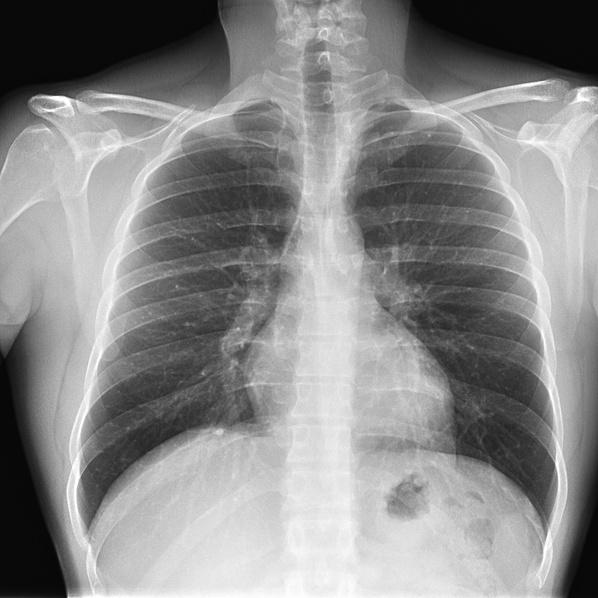
#> input picture radiografia.jpg, 598 x 598 px, shrunk from 2022 x 2022 before the run
$ jupyter execute --allow-errors Radiografia_VA_VERSION_FINAL.ipynb
#> lines starting #> are read from the running program, lines starting #| are printed output that depends on the picture; after the words box and inside, x2 and y2 are one past the last pixel; in counts of white or black regions, pixels touching at a corner belong together
[cell 1]
import matplotlib.pyplot as plt
import numpy as np
from skimage import io, morphology
from skimage.morphology import disk
from skimage.filters import gaussian, threshold_otsu  # Filtro Gaussiano y Otsu

# Cargar la imagen en escala de grises
image = io.imread('radiografia.jpg', as_gray=True)
#> image is the input picture: shape (598, 598); min 5, max 255, mean 137.3

# Aplicar un filtro Gaussiano para suavizar la imagen
image_gaussian = gaussian(image, sigma=3, preserve_range=True)  # Suavizado con filtro Gaussiano

# Umbrales automáticos (Otsu) para cada caso
threshold_orig = threshold_otsu(image)
#> threshold_orig = 128
threshold_gauss = threshold_otsu(image_gaussian)
#> threshold_gauss = 126.9

# Binarización usando umbral Otsu
binary_without_gaussian = image > threshold_orig
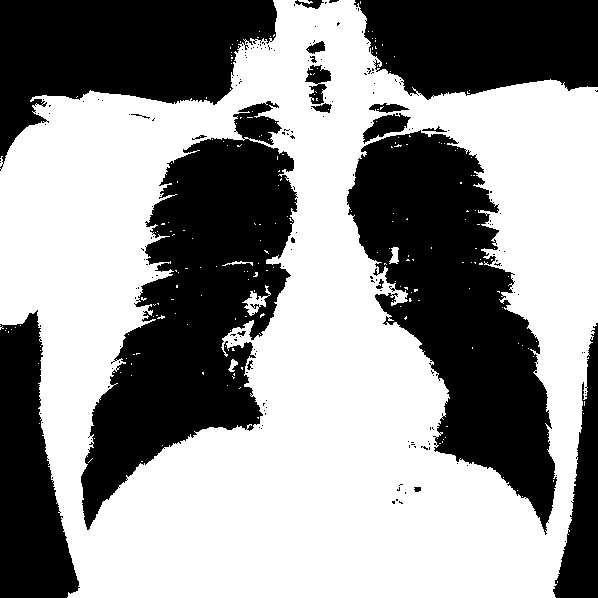
#> binary_without_gaussian: shape (598, 598) bool; 57.4% white; 184 black regions (163 under 20 px), largest, box (x1, y1, x2, y2) and area: (81, 101, 298, 530) 42926, (347, 130, 557, 535) 40268, (0, 0, 277, 171) 26075
binary_with_gaussian = image_gaussian > threshold_gauss
#> binary_with_gaussian: shape (598, 598) bool; 58.2% white; 9 black regions, largest, box (x1, y1, x2, y2) and area: (82, 104, 296, 526) 42660, (348, 104, 554, 524) 40816, (0, 0, 275, 156) 25577

# Aplicar dilatación seguida de erosión
dilation_result = morphology.dilation(binary_with_gaussian, footprint=disk(10))  # Dilatación
#> dilation_result: shape (598, 598) bool; 68.7% white; 6 black regions, box (x1, y1, x2, y2) and area: (92, 118, 286, 501) 29970, (358, 123, 544, 503) 29354, (0, 0, 265, 139) 21775, (367, 0, 598, 87) 16526, (0, 331, 68, 598) 11220, (565, 372, 598, 598) 3250
final_result = morphology.erosion(dilation_result, footprint=disk(18))  # Erosión
#> final_result: shape (598, 598) bool; 51.4% white; 6 black regions, box (x1, y1, x2, y2) and area: (74, 100, 304, 519) 50427, (340, 105, 562, 521) 48453, (0, 0, 283, 157) 28560, (349, 0, 598, 105) 21902, (0, 313, 86, 598) 16888, (547, 354, 598, 598) 7583

# Mostrar las imágenes lado a lado
fig, ax = plt.subplots(1, 6, figsize=(24, 10))

# Imagen original
ax[0].imshow(image, cmap='gray')
ax[0].set_title("Imagen Original")
ax[0].axis('off')

# Imagen después del filtro Gaussiano
ax[1].imshow(image_gaussian, cmap='gray')
ax[1].set_title("Filtro Gaussiano")
ax[1].axis('off')

# Imagen binarizada sin filtro Gaussiano
ax[2].imshow(binary_without_gaussian, cmap='gray')
ax[2].set_title("Binarización sin Gaussiano (Otsu)")
ax[2].axis('off')

# Imagen binarizada con filtro Gaussiano
ax[3].imshow(binary_with_gaussian, cmap='gray')
ax[3].set_title("Binarización con Gaussiano (Otsu)")
ax[3].axis('off')

# Imagen tras la dilatación
ax[4].imshow(dilation_result, cmap='gray')
ax[4].set_title("Tras Dilatación")
ax[4].axis('off')

# Imagen final tras dilatación y erosión
ax[5].imshow(final_result, cmap='gray')
ax[5].set_title("Tras Erosión")
ax[5].axis('off')

plt.tight_layout()
plt.show()

[cell 2]
from skimage.filters import gaussian

# Cargar la imagen desde el archivo subido
image = io.imread('celula.jpeg')
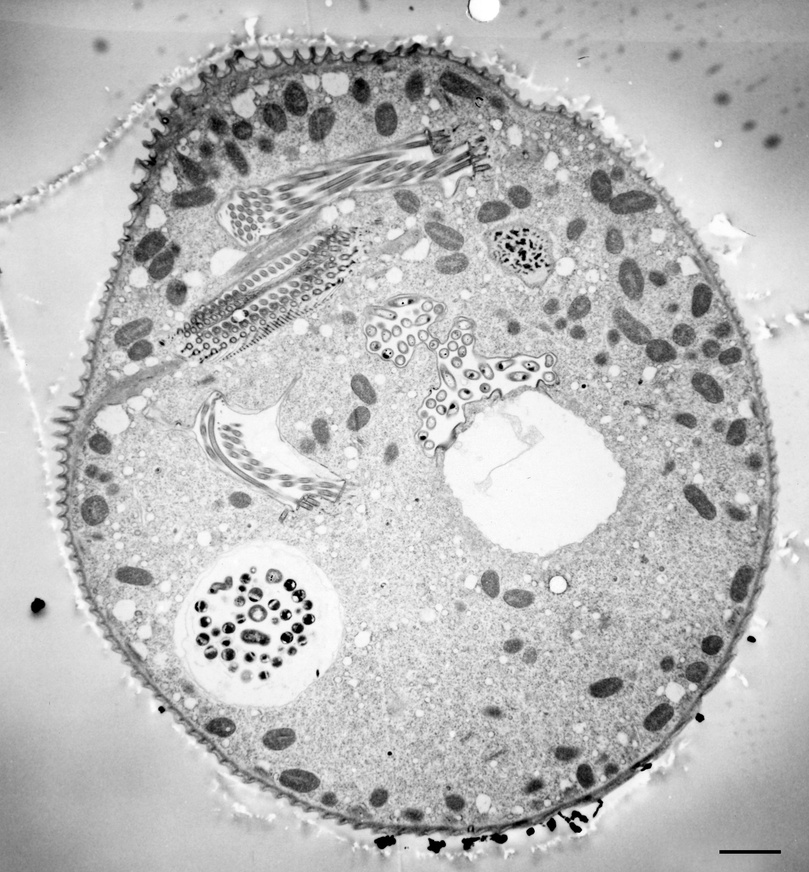
#> input picture celula.jpeg, 809 x 872 px, shrunk from 2737 x 2952 before the run
#> image is the input picture: shape (872, 809, 3); min 0, max 255, mean 186.1

# Aplicar un filtro Gaussiano para suavizar la imagen
image_gaussian = gaussian(image, sigma=3, preserve_range=True)  # Suavizado con filtro Gaussiano
#> image_gaussian: shape (872, 809, 3) float64


# Crear una figura con dos subgráficos horizontales
fig, ax = plt.subplots(1, 2, figsize=(12, 6))

# Histograma de la imagen original a la izquierda
ax[0].hist(image.ravel(), bins=256, color='gray', alpha=0.7)
ax[0].set_title("Histograma de la Imagen Original", fontsize=16)
ax[0].set_xlabel("Intensidad de píxeles", fontsize=14)
ax[0].set_ylabel("Frecuencia", fontsize=14)
ax[0].tick_params(axis='both', labelsize=12)

# Histograma de la imagen suavizada con filtro Gaussiano a la derecha
ax[1].hist(image_gaussian.ravel(), bins=256, color='gray', alpha=0.7)
ax[1].set_title("Histograma de la Imagen Suavizada (Gaussiano)", fontsize=16)
ax[1].set_xlabel("Intensidad de píxeles", fontsize=14)
ax[1].set_ylabel("Frecuencia", fontsize=14)
ax[1].tick_params(axis='both', labelsize=12)

# Ajustar diseño para mejor visualización
plt.tight_layout()
plt.show()
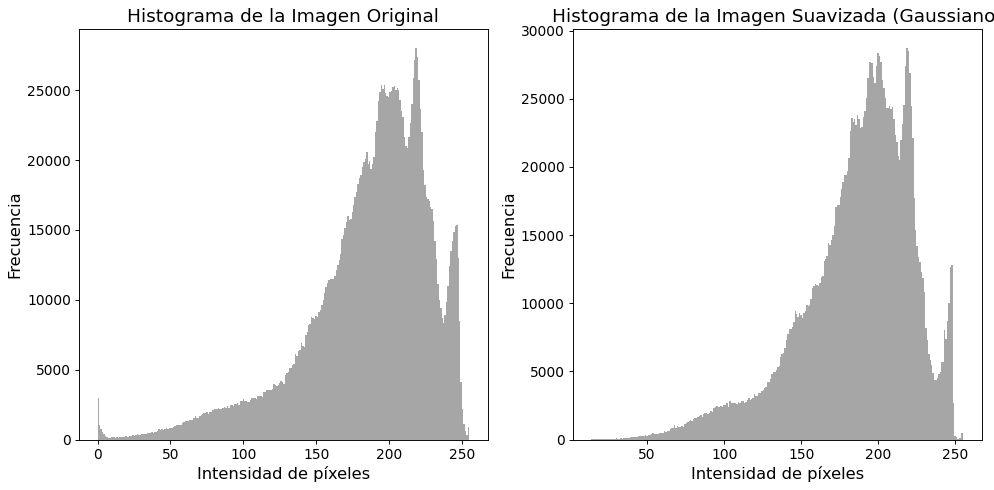
#> figure drawn by matplotlib, 2 panels; panel 1: tallest bar 28002 high, from x = 218.1 to 219.1; panel 2: tallest bar 28695 high, from x = 218.2 to 219.2

[cell 3]
import matplotlib.pyplot as plt
import numpy as np
from skimage import io, morphology
from skimage.morphology import disk
from skimage.filters import gaussian, threshold_otsu  # Filtro Gaussiano y Otsu

# Cargar la imagen en escala de grises
image = io.imread('celula.jpeg', as_gray=True)
#> image: shape (872, 809) float64; min 0, max 1, mean 0.73

# Aplicar un filtro Gaussiano para suavizar la imagen
image_gaussian = gaussian(image, sigma=3, preserve_range=True)  # Suavizado con filtro Gaussiano
#> image_gaussian: shape (872, 809) float64

# Umbrales automáticos (Otsu)
threshold_orig = threshold_otsu(image)
#> threshold_orig = 0.65
threshold_gauss = threshold_otsu(image_gaussian)
#> threshold_gauss = 0.673

# Binarización
binary_without_gaussian = image > threshold_orig
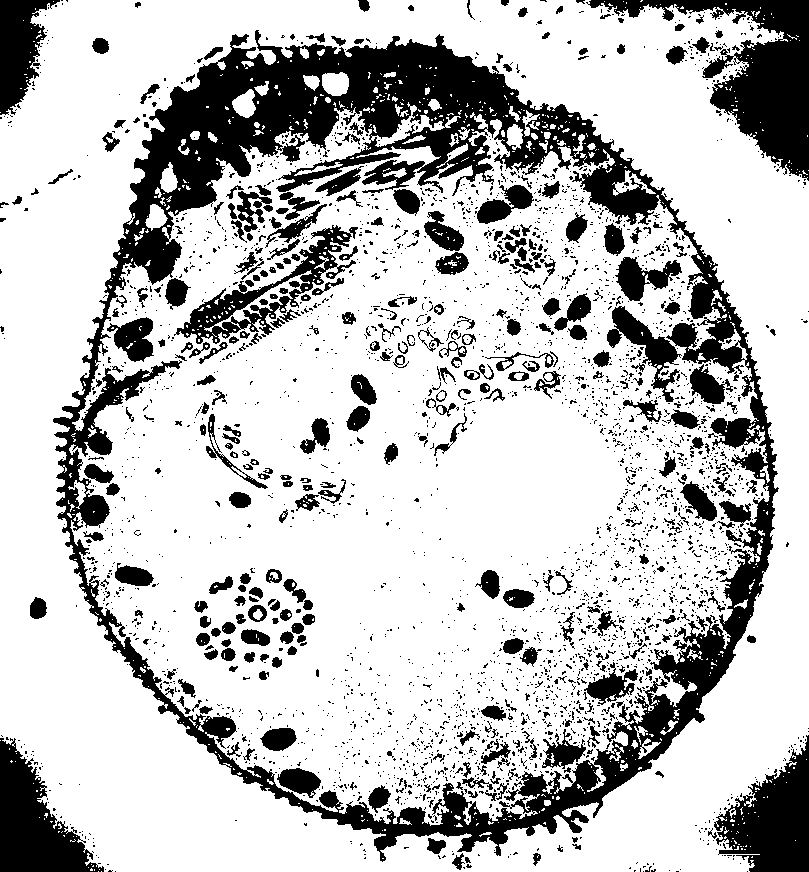
#> binary_without_gaussian: shape (872, 809) bool; 75.5% white; 3321 black regions (2939 under 20 px), largest, box (x1, y1, x2, y2) and area: (53, 30, 779, 862) 82185, (586, 0, 809, 181) 12870, (714, 735, 809, 872) 7281
binary_with_gaussian = image_gaussian > threshold_gauss
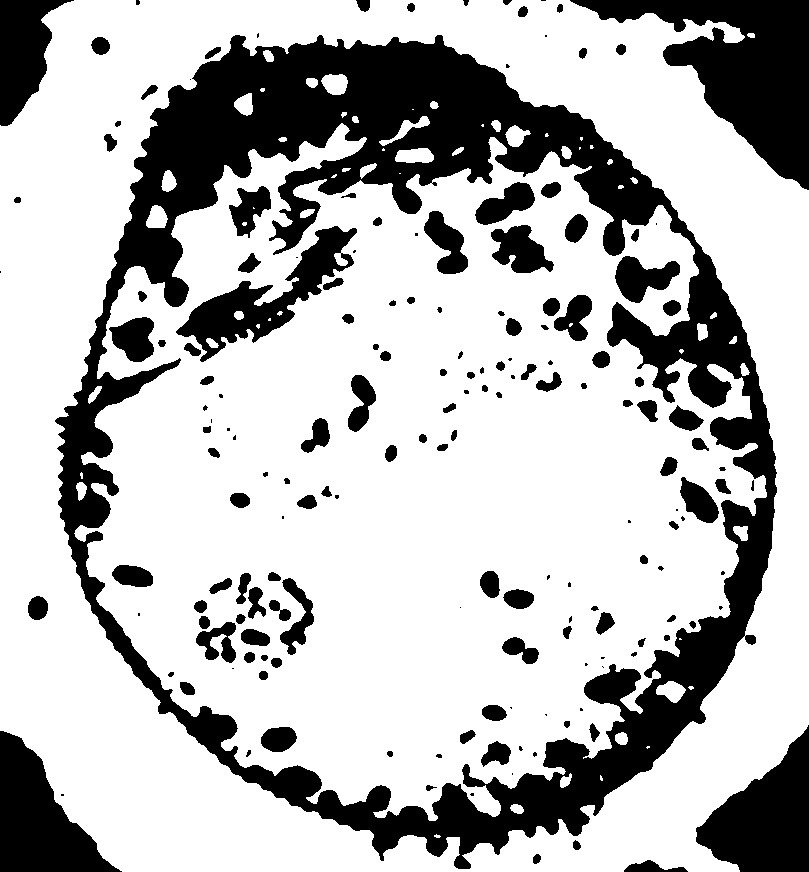
#> binary_with_gaussian: shape (872, 809) bool; 72.3% white; 174 black regions (45 under 20 px), largest, box (x1, y1, x2, y2) and area: (55, 35, 777, 869) 116535, (570, 0, 809, 190) 18604, (696, 725, 809, 872) 9594

# Aplicar dilatación seguida de erosión
dilation_result = morphology.dilation(binary_with_gaussian, footprint=disk(10))  # Dilatación
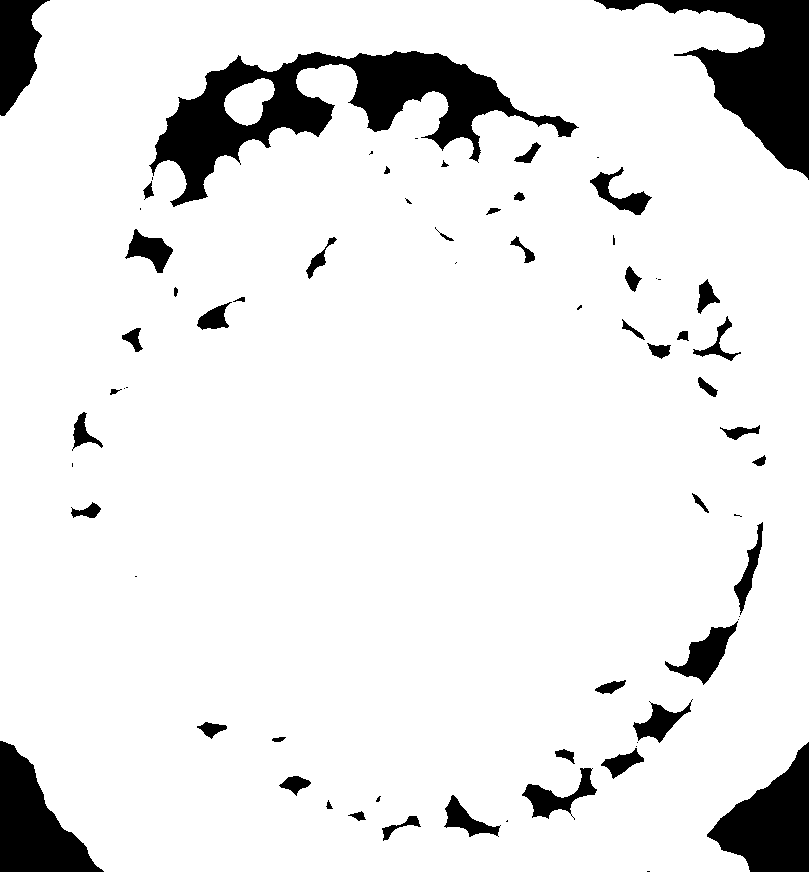
#> dilation_result: shape (872, 809) bool; 90.6% white; 70 black regions (23 under 20 px), largest, box (x1, y1, x2, y2) and area: (149, 51, 579, 207) 20346, (594, 0, 809, 180) 13207, (707, 742, 809, 872) 7428
final_result = morphology.erosion(dilation_result, footprint=disk(18))  # Erosión
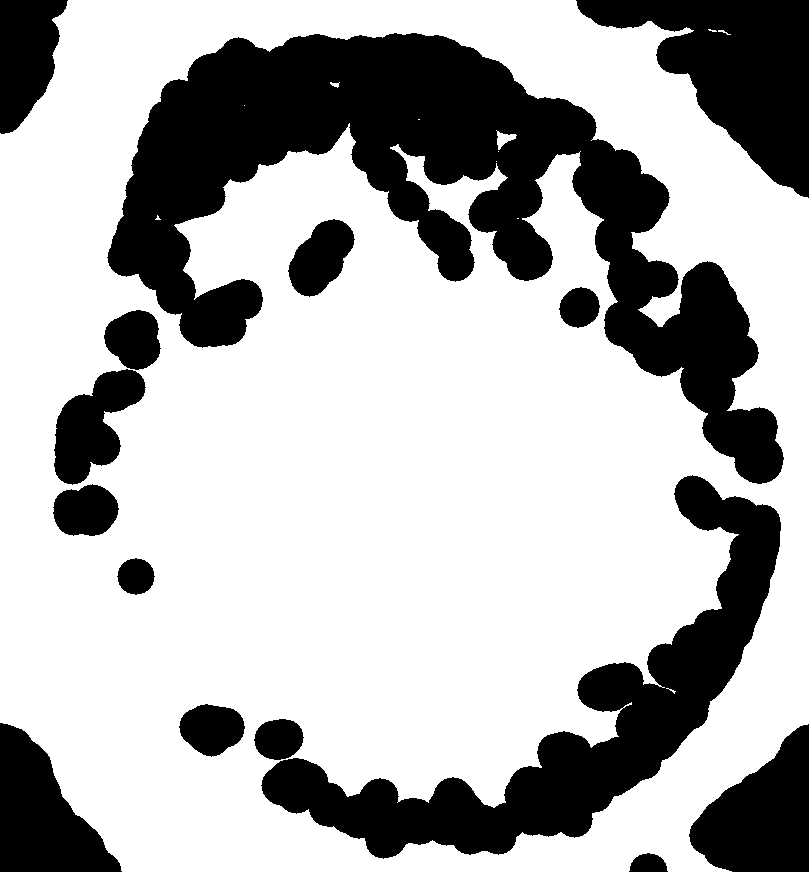
#> final_result: shape (872, 809) bool; 69.4% white; 15 black regions, largest, box (x1, y1, x2, y2) and area: (107, 33, 784, 484) 99534, (261, 475, 781, 859) 44782, (576, 0, 809, 198) 22124

# Mostrar las imágenes lado a lado
fig, ax = plt.subplots(1, 6, figsize=(24, 10))

# Imagen original
ax[0].imshow(image, cmap='gray')
ax[0].set_title("Imagen Original")
ax[0].axis('off')

# Imagen después del filtro Gaussiano
ax[1].imshow(image_gaussian, cmap='gray')
ax[1].set_title("Filtro Gaussiano")
ax[1].axis('off')

# Imagen binarizada sin filtro Gaussiano
ax[2].imshow(binary_without_gaussian, cmap='gray')
ax[2].set_title("Binarización sin Gaussiano (Otsu)")
ax[2].axis('off')

# Imagen binarizada con filtro Gaussiano
ax[3].imshow(binary_with_gaussian, cmap='gray')
ax[3].set_title("Binarización con Gaussiano (Otsu)")
ax[3].axis('off')

# Imagen tras la dilatación
ax[4].imshow(dilation_result, cmap='gray')
ax[4].set_title("Tras Dilatación")
ax[4].axis('off')

# Imagen final tras dilatación y erosión
ax[5].imshow(final_result, cmap='gray')
ax[5].set_title("Tras Erosión")
ax[5].axis('off')

plt.tight_layout()
plt.show()

[cell 4]
io.imshow(image_gaussian, cmap='gray')
io.show()

[cell 5]
import matplotlib.pyplot as plt

# Crear una figura con dos subgráficos horizontales
fig, ax = plt.subplots(1, 2, figsize=(12, 6))

# Histograma de la imagen original a la izquierda
ax[0].hist(image.ravel(), bins=256, color='gray', alpha=0.7)
ax[0].set_title("Histograma de la Imagen Original", fontsize=16)
ax[0].set_xlabel("Intensidad de píxeles", fontsize=14)
ax[0].set_ylabel("Frecuencia", fontsize=14)
ax[0].tick_params(axis='both', labelsize=12)

# Histograma de la imagen suavizada con filtro Gaussiano a la derecha
ax[1].hist(image_gaussian.ravel(), bins=256, color='gray', alpha=0.7)
ax[1].set_title("Histograma de la Imagen Suavizada (Gaussiano)", fontsize=16)
ax[1].set_xlabel("Intensidad de píxeles", fontsize=14)
ax[1].set_ylabel("Frecuencia", fontsize=14)
ax[1].tick_params(axis='both', labelsize=12)

# Ajustar diseño para mejor visualización
plt.tight_layout()
plt.show()
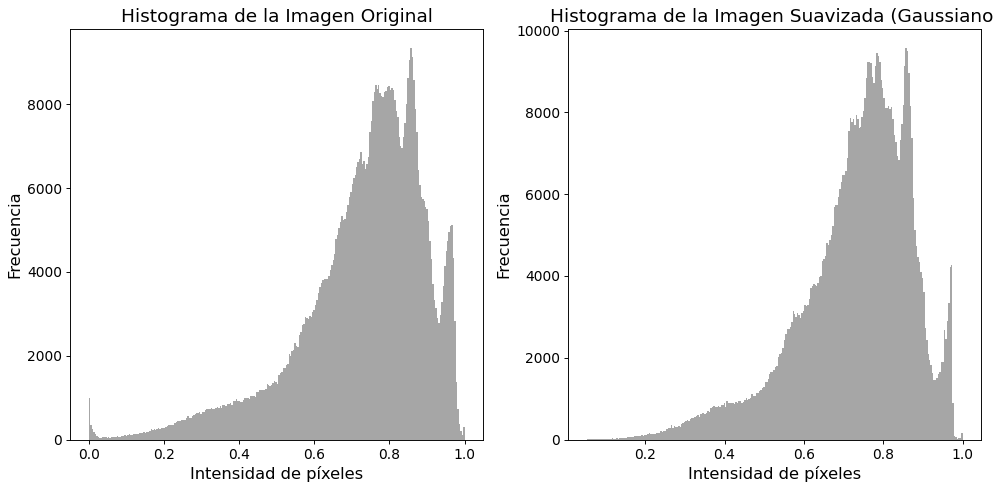
#> figure drawn by matplotlib, 2 panels; panel 1: tallest bar 9334 high, from x = 0.855 to 0.859; panel 2: tallest bar 9565 high, from x = 0.856 to 0.859

[cell 6]
import matplotlib.pyplot as plt

# Crear una figura con dos subgráficos horizontales
fig, ax = plt.subplots(1, 2, figsize=(12, 6))

# Imagen binarizada sin filtro Gaussiano
ax[0].imshow(binary_without_gaussian, cmap='gray')
ax[0].set_title("Binarización sin Gaussiano", fontsize=16)  # Aumentar tamaño del título
ax[0].axis('off')

# Imagen binarizada con filtro Gaussiano
ax[1].imshow(binary_with_gaussian, cmap='gray')
ax[1].set_title("Binarización con Gaussiano", fontsize=16)  # Aumentar tamaño del título
ax[1].axis('off')

# Ajustar diseño para mejor visualización
plt.tight_layout()
plt.show()

[cell 7]
import matplotlib.pyplot as plt

# Crear una figura con dos subgráficos horizontales
fig, ax = plt.subplots(1, 2, figsize=(12, 6))

# Imagen binarizada sin filtro Gaussiano
ax[0].imshow(dilation_result, cmap='gray')
ax[0].set_title("Tras dilatación", fontsize=16)  # Aumentar tamaño del título
ax[0].axis('off')

# Imagen binarizada con filtro Gaussiano
ax[1].imshow(final_result, cmap='gray')
ax[1].set_title("Resultado final", fontsize=16)  # Aumentar tamaño del título
ax[1].axis('off')


# Ajustar diseño para mejor visualización
plt.tight_layout()
plt.show()
